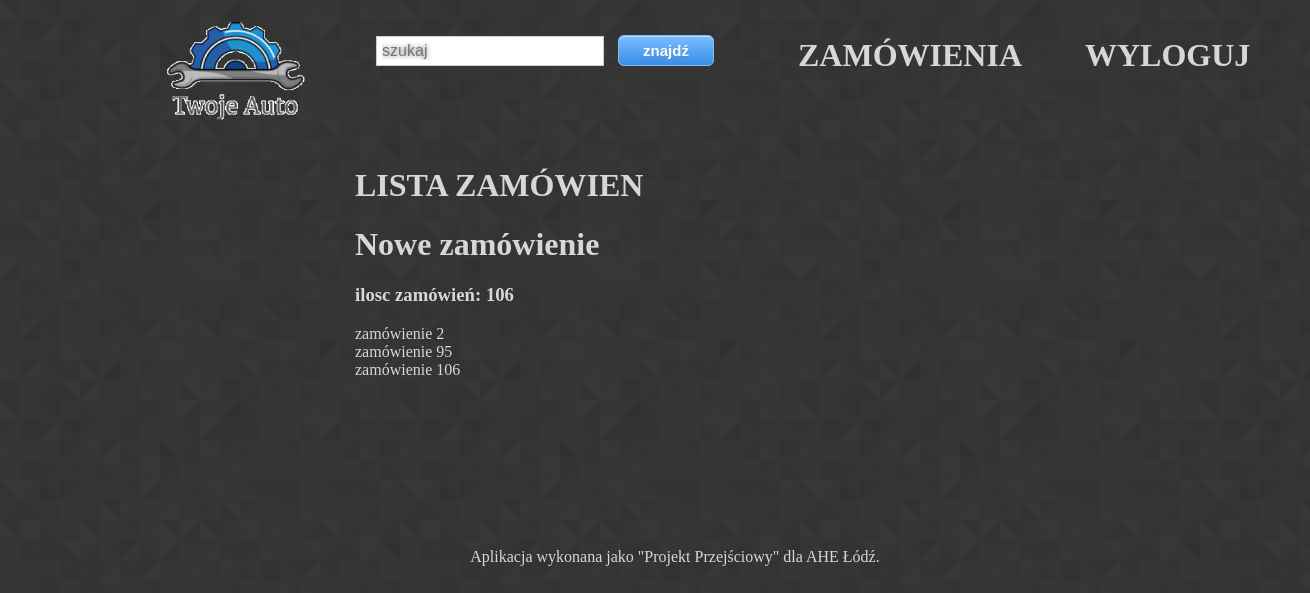
The app's page /carts (signed in), older data.
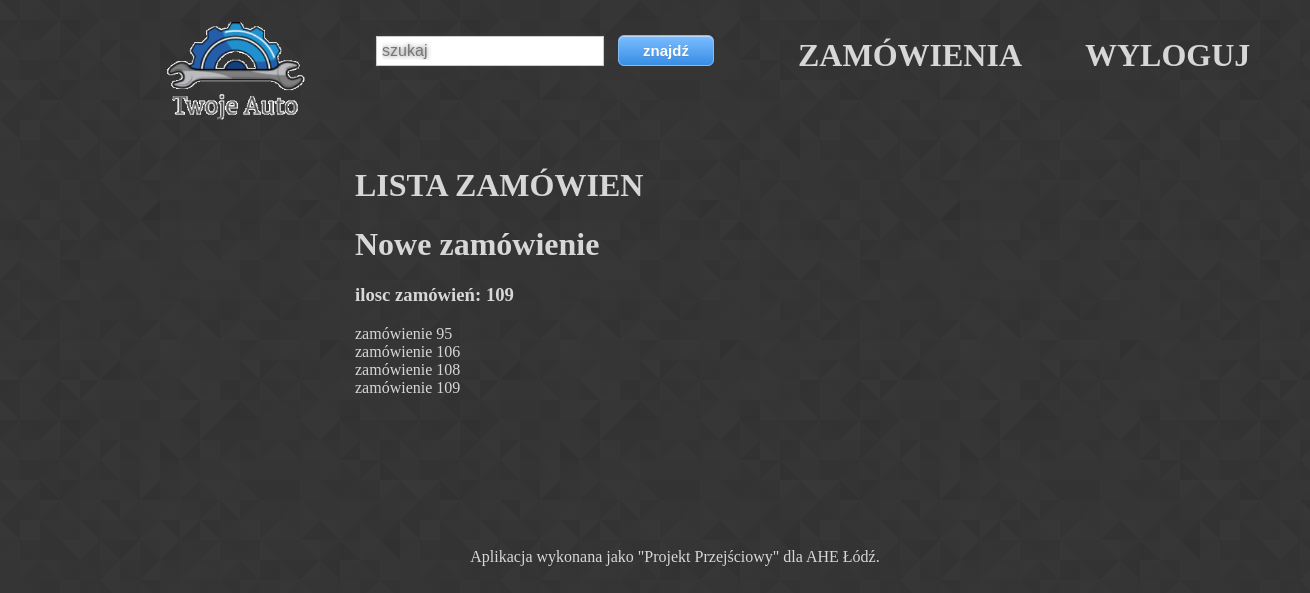
The same page, newer data.
### koszyk/models.py (models this page shows)
class Cart(models.Model):
    products = models.ManyToManyField(Produkty, null=True, blank=True)
    total = models.DecimalField(max_digits=10, decimal_places=2, null=True, blank=True,default=0)
    Statusy = models.TextChoices('Statusy', 'NOWE ZAPISANE WYSŁANE GOTOWE BRAK_MOŻLIWOŚCI_REALIZACJI ZREALIZOWANE ARCHIWALNE')
    status = models.CharField(default='NOWE', blank=True, choices=Statusy.choices, max_length=30)
    class Meta:
        verbose_name = "Zamówienie"
        verbose_name_plural = "Zamówienia"

### koszyk/views.py (the view)
# urls.py: path('carts', carts, name = 'carts'),
def carts(request):
    all_carts = Cart.objects.all()
    last_cart = Cart.objects.last()
    context = {"all_carts": all_carts, "last_cart":last_cart, }
    template = "cart/carts.html"
    return render(request, template, context)

### produkty/templates/cart/carts.html
{% extends 'produkty/baza.html' %}
{% block contents %}
<br>
<h1>LISTA ZAMÓWIEN</h1>
<a href= " {% url 'new_cart' %} " ><h1>Nowe zamówienie</h1></a>
<h3>ilosc zamówień: {{ last_cart.id }}</h3>
{% for c in all_carts %}
<a href= " {% url 'cart_nr' c.id  %} " >zamówienie {{c.id}}</a><br>
{% endfor %}
{% endblock contents %}

Row changes from the older to the newer data that the page shows:
removed Cart: id "2"
added Cart: id "109"
added Cart: id "108"
Text that changed along with them:
{{ last_cart.id }}: "106" → "109"
